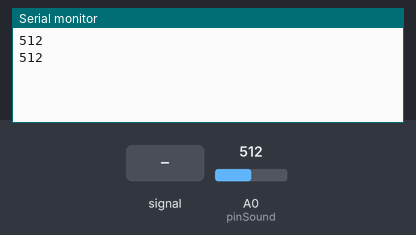
Recording of a sketch running on a simulated Arduino Uno, built with avr-gcc and run on an emulated ATmega328P. Parts: the last lines printed to the serial monitor. The inputs (shaded band) are chosen by the test bench; at power-on: A0 (pinSound) = 512.

Above: at 1.8 s.
1.9 s: A0 (pinSound) fed a 200 Hz sine of ±81 counts around its level
At 2.5 s:
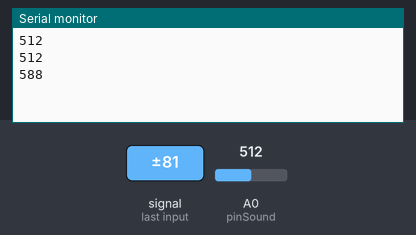
3.4 s: A0 (pinSound) set to 716
At 4.7 s:
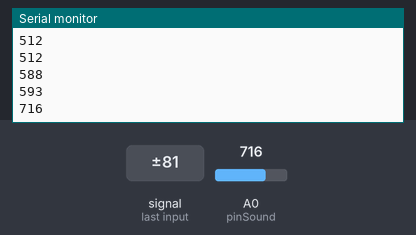
4.9 s: A0 (pinSound) fed a 1000 Hz sine of ±255 counts around its level
At 5.8 s:
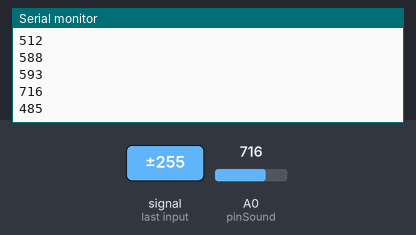
6.4 s: A0 (pinSound) set to 900
At 7.5 s:
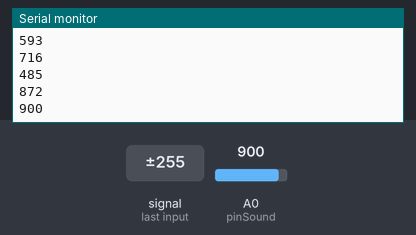
Timing chart, 0 to 8.9 s (numbered marks = the images above; inputs shaded):
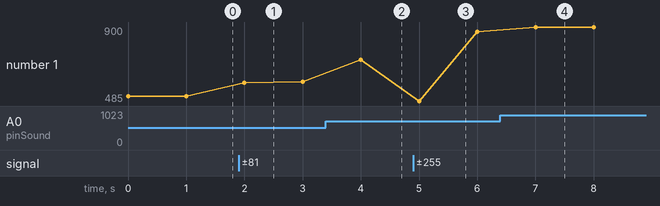

Measured:
- after the input at 1.9 s, the serial monitor: prints a new line after 0.10 s (image 1)
- after the input at 3.4 s, the serial monitor: prints a new line after 0.60 s (image 2)
- after the input at 4.9 s, the serial monitor: prints a new line after 0.10 s (image 3)
- after the input at 6.4 s, the serial monitor: prints a new line after 0.60 s (image 4)
- plotted number 1: 512 → 593 after the input at 1.9 s, 593 → 716 after the input at 3.4 s, 716 → 872 after the input at 4.9 s, 872 → 900 after the input at 6.4 s

The sketch:

test-sound.ino
```cpp
//GPIO********************
int pinSound = A0;
//********************GPIO

//Sound********************
int sound;
//********************Sound

void setup(){
  Serial.begin(9600);
  setup_sound();
}

void loop(){
  loop_sound();
  delay(1000);
}

void setup_sound(){

}

void loop_sound(){
  sound = analogRead(A0);
  Serial.println(sound);
}
```
